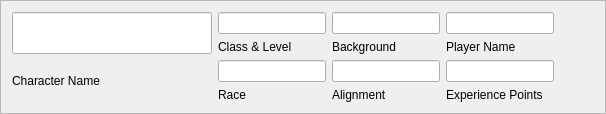
        <widget class="QFrame" name="frame">
         <property name="frameShape">
          <enum>QFrame::StyledPanel</enum>
         </property>
         <property name="frameShadow">
          <enum>QFrame::Raised</enum>
         </property>
         <layout class="QHBoxLayout" name="horizontalLayout_2">
          <item>
           <layout class="QVBoxLayout" name="verticalLayout">
            <item>
             <widget class="QLineEdit" name="lineEdit_characterName">
              <property name="sizePolicy">
               <sizepolicy hsizetype="Minimum" vsizetype="Minimum">
                <horstretch>0</horstretch>
                <verstretch>0</verstretch>
               </sizepolicy>
              </property>
              <property name="minimumSize">
               <size>
                <width>200</width>
                <height>0</height>
               </size>
              </property>
             </widget>
            </item>
            <item>
             <widget class="QLabel" name="label">
              <property name="sizePolicy">
               <sizepolicy hsizetype="Preferred" vsizetype="Minimum">
                <horstretch>0</horstretch>
                <verstretch>0</verstretch>
               </sizepolicy>
              </property>
              <property name="text">
               <string>Character Name</string>
              </property>
             </widget>
            </item>
           </layout>
          </item>
          <item>
           <layout class="QHBoxLayout" name="horizontalLayout">
            <item>
             <layout class="QVBoxLayout" name="verticalLayout_2">
              <item>
               <widget class="QLineEdit" name="lineEdit_classLevel">
                <property name="sizePolicy">
                 <sizepolicy hsizetype="Expanding" vsizetype="Minimum">
                  <horstretch>0</horstretch>
                  <verstretch>0</verstretch>
                 </sizepolicy>
                </property>
               </widget>
              </item>
              <item>
               <widget class="QLabel" name="label_2">
                <property name="text">
                 <string>Class &amp; Level</string>
                </property>
               </widget>
              </item>
              <item>
               <widget class="QLineEdit" name="lineEdit_race">
                <property name="sizePolicy">
                 <sizepolicy hsizetype="Expanding" vsizetype="Minimum">
                  <horstretch>0</horstretch>
                  <verstretch>0</verstretch>
                 </sizepolicy>
                </property>
               </widget>
              </item>
              <item>
               <widget class="QLabel" name="label_5">
                <property name="text">
                 <string>Race</string>
                </property>
               </widget>
              </item>
             </layout>
            </item>
            <item>
             <layout class="QVBoxLayout" name="verticalLayout_4">
              <item>
               <widget class="QLineEdit" name="lineEdit_background">
                <property name="sizePolicy">
                 <sizepolicy hsizetype="Expanding" vsizetype="Minimum">
                  <horstretch>0</horstretch>
                  <verstretch>0</verstretch>
                 </sizepolicy>
                </property>
               </widget>
              </item>
              <item>
               <widget class="QLabel" name="label_3">
                <property name="text">
                 <string>Background</string>
                </property>
               </widget>
              </item>
              <item>
               <widget class="QLineEdit" name="lineEdit_alignment">
                <property name="sizePolicy">
                 <sizepolicy hsizetype="Expanding" vsizetype="Minimum">
                  <horstretch>0</horstretch>
                  <verstretch>0</verstretch>
                 </sizepolicy>
                </property>
               </widget>
              </item>
              <item>
               <widget class="QLabel" name="label_6">
                <property name="text">
                 <string>Alignment</string>
                </property>
               </widget>
              </item>
             </layout>
            </item>
            <item>
             <layout class="QVBoxLayout" name="verticalLayout_3">
              <item>
               <widget class="QLineEdit" name="lineEdit_playerName">
                <property name="sizePolicy">
                 <sizepolicy hsizetype="Expanding" vsizetype="Minimum">
                  <horstretch>0</horstretch>
                  <verstretch>0</verstretch>
                 </sizepolicy>
                </property>
               </widget>
              </item>
              <item>
               <widget class="QLabel" name="label_4">
                <property name="text">
                 <string>Player Name</string>
                </property>
               </widget>
              </item>
              <item>
               <widget class="QLineEdit" name="lineEdit_experience">
                <property name="sizePolicy">
                 <sizepolicy hsizetype="Expanding" vsizetype="Minimum">
                  <horstretch>0</horstretch>
                  <verstretch>0</verstretch>
                 </sizepolicy>
                </property>
               </widget>
              </item>
              <item>
               <widget class="QLabel" name="label_7">
                <property name="text">
                 <string>Experience Points</string>
                </property>
               </widget>
              </item>
             </layout>
            </item>
           </layout>
          </item>
          <item>
           <spacer name="horizontalSpacer">
            <property name="orientation">
             <enum>Qt::Horizontal</enum>
            </property>
            <property name="sizeType">
             <enum>QSizePolicy::MinimumExpanding</enum>
            </property>
            <property name="sizeHint" stdset="0">
             <size>
              <width>40</width>
              <height>20</height>
             </size>
            </property>
           </spacer>
          </item>
         </layout>
        </widget>
